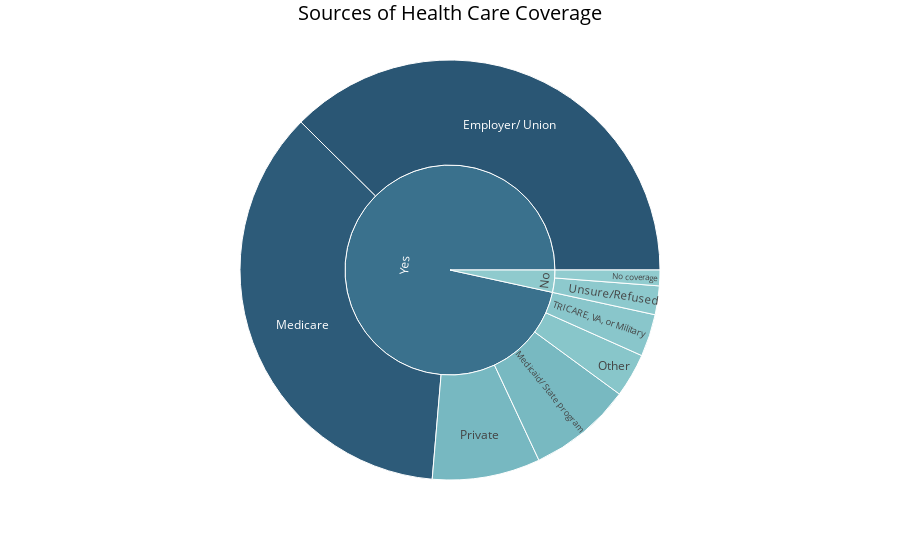

Notebook code cell kept with this figure:
### Code cell
fig =px.sunburst(df, path =['coverage', 'source'], values='value',
                 color='value', 
                 color_continuous_scale='Teal',
                 color_continuous_midpoint=np.average(df['value'])
)
fig.update_layout(font_color="Black",
    title= {'text':'Sources of Health Care Coverage',
            'font_size':20,
           'y':0.99,
            'x':0.5,
            'xanchor': 'center',
            'yanchor': 'top'}, coloraxis_showscale = False)
fig.show()

### Figure 1 — Plotly figure (JSON) as saved in the notebook; plotly's stock layout.template omitted (floating-point values rounded to 4 significant figures)
{"data": [{"branchvalues": "total", "customdata": [[36252], [7700], [34829], [1164], [3261], [8023], [3147], [2137], [1794.0], [28660.0]], "domain": {"x": [0, 1], "y": [0, 1]}, "hovertemplate": "labels=%{label}<br>value_sum=%{value}<br>parent=%{parent}<br>id=%{id}<br>value=%{color}<extra></extra>", "ids": ["Yes/Employer/ Union", "Yes/Medicaid/ State program", "Yes/Medicare", "No/No coverage", "Yes/Other", "Yes/Private", "Yes/TRICARE, VA, or Military", "No/Unsure/Refused", "No", "Yes"], "labels": ["Employer/ Union", "Medicaid/ State program", "Medicare", "No coverage", "Other", "Private", "TRICARE, VA, or Military", "Unsure/Refused", "No", "Yes"], "marker": {"coloraxis": "coloraxis", "colors": [36252, 7700, 34829, 1164, 3261, 8023, 3147, 2137, 1794.0, 28660.0]}, "name": "", "parents": ["Yes", "Yes", "Yes", "No", "Yes", "Yes", "Yes", "No", "", ""], "type": "sunburst", "values": [36252, 7700, 34829, 1164, 3261, 8023, 3147, 2137, 3301, 93212]}], "layout": {"coloraxis": {"cmid": 12060.0, "colorbar": {"title": {"text": "value"}}, "colorscale": [[0, "rgb(209, 238, 234)"], [0.1667, "rgb(168, 219, 217)"], [0.3333, "rgb(133, 196, 201)"], [0.5, "rgb(104, 171, 184)"], [0.6667, "rgb(79, 144, 166)"], [0.8333, "rgb(59, 115, 143)"], [1, "rgb(42, 86, 116)"]], "showscale": false}, "font": {"color": "Black"}, "legend": {"tracegroupgap": 0}, "margin": {"t": 60}, "title": {"font": {"size": 20}, "text": "Sources of Health Care Coverage", "x": 0.5, "xanchor": "center", "y": 0.99, "yanchor": "top"}}}
